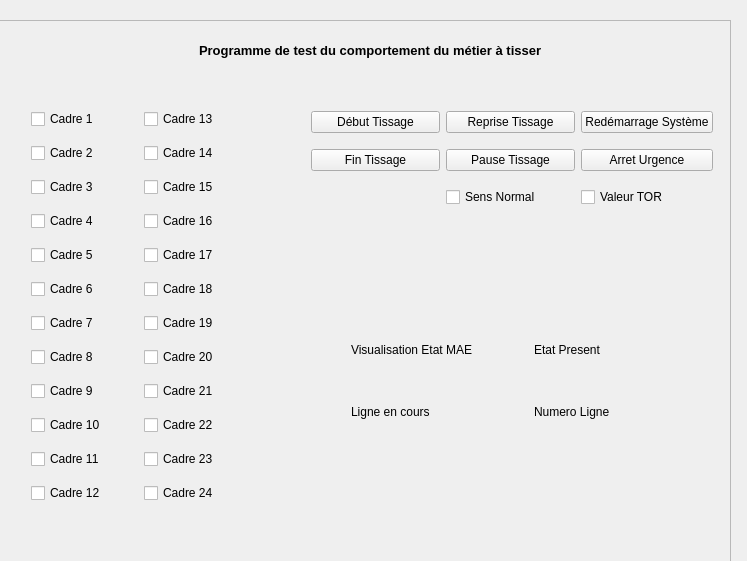
<?xml version="1.0" encoding="UTF-8"?>
<ui version="4.0">
 <class>ProtoInterface</class>
 <widget class="QMainWindow" name="ProtoInterface">
  <property name="geometry">
   <rect>
    <x>0</x>
    <y>0</y>
    <width>747</width>
    <height>561</height>
   </rect>
  </property>
  <property name="windowTitle">
   <string>MainWindow</string>
  </property>
  <widget class="QWidget" name="centralWidget">
   <widget class="QFrame" name="fenetreConteneur">
    <property name="geometry">
     <rect>
      <x>-20</x>
      <y>20</y>
      <width>751</width>
      <height>551</height>
     </rect>
    </property>
    <property name="frameShape">
     <enum>QFrame::StyledPanel</enum>
    </property>
    <property name="frameShadow">
     <enum>QFrame::Raised</enum>
    </property>
    <widget class="QWidget" name="gridLayoutWidget">
     <property name="geometry">
      <rect>
       <x>40</x>
       <y>70</y>
       <width>241</width>
       <height>434</height>
      </rect>
     </property>
     <layout class="QGridLayout" name="grilleCmdeAimants1">
      <item row="3" column="0">
       <widget class="QCheckBox" name="cmdE_4">
        <property name="text">
         <string>Cadre 4</string>
        </property>
        <property name="checkable">
         <bool>true</bool>
        </property>
       </widget>
      </item>
      <item row="10" column="1">
       <widget class="QCheckBox" name="cmdE_23">
        <property name="text">
         <string>Cadre 23</string>
        </property>
        <property name="checkable">
         <bool>true</bool>
        </property>
       </widget>
      </item>
      <item row="8" column="0">
       <widget class="QCheckBox" name="cmdE_9">
        <property name="text">
         <string>Cadre 9</string>
        </property>
        <property name="checkable">
         <bool>true</bool>
        </property>
       </widget>
      </item>
      <item row="9" column="0">
       <widget class="QCheckBox" name="cmdE_10">
        <property name="text">
         <string>Cadre 10</string>
        </property>
        <property name="checkable">
         <bool>true</bool>
        </property>
       </widget>
      </item>
      <item row="7" column="0">
       <widget class="QCheckBox" name="cmdE_8">
        <property name="text">
         <string>Cadre 8</string>
        </property>
        <property name="checkable">
         <bool>true</bool>
        </property>
       </widget>
      </item>
      <item row="6" column="0">
       <widget class="QCheckBox" name="cmdE_7">
        <property name="text">
         <string>Cadre 7</string>
        </property>
        <property name="checkable">
         <bool>true</bool>
        </property>
       </widget>
      </item>
      <item row="5" column="0">
       <widget class="QCheckBox" name="cmdE_6">
        <property name="text">
         <string>Cadre 6</string>
        </property>
        <property name="checkable">
         <bool>true</bool>
        </property>
       </widget>
      </item>
      <item row="4" column="0">
       <widget class="QCheckBox" name="cmdE_5">
        <property name="text">
         <string>Cadre 5</string>
        </property>
        <property name="checkable">
         <bool>true</bool>
        </property>
       </widget>
      </item>
      <item row="10" column="0">
       <widget class="QCheckBox" name="cmdE_11">
        <property name="text">
         <string>Cadre 11</string>
        </property>
        <property name="checkable">
         <bool>true</bool>
        </property>
       </widget>
      </item>
      <item row="11" column="0">
       <widget class="QCheckBox" name="cmdE_12">
        <property name="text">
         <string>Cadre 12</string>
        </property>
        <property name="checkable">
         <bool>true</bool>
        </property>
       </widget>
      </item>
      <item row="2" column="0">
       <widget class="QCheckBox" name="cmdE_3">
        <property name="text">
         <string>Cadre 3</string>
        </property>
        <property name="checkable">
         <bool>true</bool>
        </property>
       </widget>
      </item>
      <item row="1" column="0">
       <widget class="QCheckBox" name="cmdE_2">
        <property name="text">
         <string>Cadre 2</string>
        </property>
        <property name="checkable">
         <bool>true</bool>
        </property>
       </widget>
      </item>
      <item row="11" column="1">
       <widget class="QCheckBox" name="cmdE_24">
        <property name="text">
         <string>Cadre 24</string>
        </property>
        <property name="checkable">
         <bool>true</bool>
        </property>
       </widget>
      </item>
      <item row="9" column="1">
       <widget class="QCheckBox" name="cmdE_22">
        <property name="text">
         <string>Cadre 22</string>
        </property>
        <property name="checkable">
         <bool>true</bool>
        </property>
       </widget>
      </item>
      <item row="8" column="1">
       <widget class="QCheckBox" name="cmdE_21">
        <property name="text">
         <string>Cadre 21</string>
        </property>
        <property name="checkable">
         <bool>true</bool>
        </property>
       </widget>
      </item>
      <item row="7" column="1">
       <widget class="QCheckBox" name="cmdE_20">
        <property name="text">
         <string>Cadre 20</string>
        </property>
        <property name="checkable">
         <bool>true</bool>
        </property>
       </widget>
      </item>
      <item row="6" column="1">
       <widget class="QCheckBox" name="cmdE_19">
        <property name="text">
         <string>Cadre 19</string>
        </property>
        <property name="checkable">
         <bool>true</bool>
        </property>
       </widget>
      </item>
      <item row="5" column="1">
       <widget class="QCheckBox" name="cmdE_18">
        <property name="text">
         <string>Cadre 18</string>
        </property>
        <property name="checkable">
         <bool>true</bool>
        </property>
       </widget>
      </item>
      <item row="4" column="1">
       <widget class="QCheckBox" name="cmdE_17">
        <property name="text">
         <string>Cadre 17</string>
        </property>
        <property name="checkable">
         <bool>true</bool>
        </property>
       </widget>
      </item>
      <item row="3" column="1">
       <widget class="QCheckBox" name="cmdE_16">
        <property name="text">
         <string>Cadre 16</string>
        </property>
        <property name="checkable">
         <bool>true</bool>
        </property>
       </widget>
      </item>
      <item row="2" column="1">
       <widget class="QCheckBox" name="cmdE_15">
        <property name="text">
         <string>Cadre 15</string>
        </property>
        <property name="checkable">
         <bool>true</bool>
        </property>
       </widget>
      </item>
      <item row="1" column="1">
       <widget class="QCheckBox" name="cmdE_14">
        <property name="text">
         <string>Cadre 14</string>
        </property>
        <property name="checkable">
         <bool>true</bool>
        </property>
       </widget>
      </item>
      <item row="0" column="1">
       <widget class="QCheckBox" name="cmdE_13">
        <property name="text">
         <string>Cadre 13</string>
        </property>
        <property name="checkable">
         <bool>true</bool>
        </property>
       </widget>
      </item>
      <item row="0" column="0">
       <widget class="QCheckBox" name="cmdE_1">
        <property name="text">
         <string>Cadre 1</string>
        </property>
        <property name="checkable">
         <bool>true</bool>
        </property>
       </widget>
      </item>
     </layout>
    </widget>
    <widget class="QWidget" name="horizontalLayoutWidget">
     <property name="geometry">
      <rect>
       <x>30</x>
       <y>10</y>
       <width>721</width>
       <height>41</height>
      </rect>
     </property>
     <layout class="QHBoxLayout" name="grilleTitre">
      <item>
       <spacer name="horizontalSpacer">
        <property name="orientation">
         <enum>Qt::Horizontal</enum>
        </property>
        <property name="sizeHint" stdset="0">
         <size>
          <width>40</width>
          <height>20</height>
         </size>
        </property>
       </spacer>
      </item>
      <item>
       <widget class="QLabel" name="lTitre">
        <property name="font">
         <font>
          <pointsize>10</pointsize>
          <weight>75</weight>
          <bold>true</bold>
         </font>
        </property>
        <property name="text">
         <string>Programme de test du comportement du métier à tisser</string>
        </property>
       </widget>
      </item>
      <item>
       <spacer name="horizontalSpacer_2">
        <property name="orientation">
         <enum>Qt::Horizontal</enum>
        </property>
        <property name="sizeHint" stdset="0">
         <size>
          <width>40</width>
          <height>20</height>
         </size>
        </property>
       </spacer>
      </item>
     </layout>
    </widget>
    <widget class="QWidget" name="gridLayoutWidget_5">
     <property name="geometry">
      <rect>
       <x>320</x>
       <y>70</y>
       <width>424</width>
       <height>141</height>
      </rect>
     </property>
     <layout class="QGridLayout" name="grilleActions_2">
      <item row="2" column="1">
       <widget class="QCheckBox" name="cSensNormal">
        <property name="text">
         <string>Sens Normal</string>
        </property>
       </widget>
      </item>
      <item row="1" column="0">
       <widget class="QPushButton" name="bFin">
        <property name="text">
         <string>Fin Tissage</string>
        </property>
       </widget>
      </item>
      <item row="2" column="2">
       <widget class="QCheckBox" name="bTOR">
        <property name="text">
         <string>Valeur TOR</string>
        </property>
       </widget>
      </item>
      <item row="0" column="0">
       <widget class="QPushButton" name="bDebut">
        <property name="text">
         <string>Début Tissage</string>
        </property>
       </widget>
      </item>
      <item row="1" column="1">
       <layout class="QGridLayout" name="gridLayout_5">
        <item row="0" column="0">
         <widget class="QPushButton" name="bPause">
          <property name="text">
           <string>Pause Tissage</string>
          </property>
         </widget>
        </item>
       </layout>
      </item>
      <item row="0" column="2">
       <widget class="QPushButton" name="bRetourSysteme">
        <property name="text">
         <string>Redémarrage Système</string>
        </property>
       </widget>
      </item>
      <item row="1" column="2">
       <widget class="QPushButton" name="bUrgence">
        <property name="text">
         <string>Arret Urgence</string>
        </property>
       </widget>
      </item>
      <item row="0" column="1">
       <widget class="QPushButton" name="bReprise">
        <property name="text">
         <string>Reprise Tissage</string>
        </property>
       </widget>
      </item>
     </layout>
     <zorder>cSensNormal</zorder>
     <zorder>bFin</zorder>
     <zorder>bTOR</zorder>
     <zorder>bRetourSysteme</zorder>
     <zorder>bUrgence</zorder>
     <zorder>bReprise</zorder>
     <zorder>bDebut</zorder>
    </widget>
    <widget class="QWidget" name="gridLayoutWidget_6">
     <property name="geometry">
      <rect>
       <x>360</x>
       <y>290</y>
       <width>381</width>
       <height>141</height>
      </rect>
     </property>
     <layout class="QGridLayout" name="grilleActions_3">
      <item row="1" column="0">
       <layout class="QGridLayout" name="gridLayout_6">
        <item row="0" column="0">
         <widget class="QLabel" name="lTitreNbLignes">
          <property name="text">
           <string>Ligne en cours</string>
          </property>
         </widget>
        </item>
       </layout>
      </item>
      <item row="0" column="0">
       <widget class="QLabel" name="lTitreVisuEtatMAE">
        <property name="text">
         <string>Visualisation Etat MAE</string>
        </property>
       </widget>
      </item>
      <item row="0" column="1">
       <widget class="QLabel" name="lVisuEtatMAE">
        <property name="text">
         <string>Etat Present</string>
        </property>
       </widget>
      </item>
      <item row="1" column="1">
       <widget class="QLabel" name="lNbLignes">
        <property name="text">
         <string>Numero Ligne</string>
        </property>
       </widget>
      </item>
     </layout>
    </widget>
   </widget>
  </widget>
 </widget>
 <layoutdefault spacing="6" margin="11"/>
 <tabstops>
  <tabstop>cmdE_1</tabstop>
  <tabstop>cmdE_2</tabstop>
  <tabstop>cmdE_3</tabstop>
  <tabstop>cmdE_4</tabstop>
  <tabstop>cmdE_5</tabstop>
  <tabstop>cmdE_6</tabstop>
  <tabstop>cmdE_7</tabstop>
  <tabstop>cmdE_8</tabstop>
  <tabstop>cmdE_9</tabstop>
  <tabstop>cmdE_10</tabstop>
  <tabstop>cmdE_11</tabstop>
  <tabstop>cmdE_12</tabstop>
  <tabstop>cmdE_13</tabstop>
  <tabstop>cmdE_14</tabstop>
  <tabstop>cmdE_15</tabstop>
  <tabstop>cmdE_16</tabstop>
  <tabstop>cmdE_17</tabstop>
  <tabstop>cmdE_18</tabstop>
  <tabstop>cmdE_19</tabstop>
  <tabstop>cmdE_20</tabstop>
  <tabstop>cmdE_21</tabstop>
  <tabstop>cmdE_22</tabstop>
  <tabstop>cmdE_23</tabstop>
  <tabstop>cmdE_24</tabstop>
 </tabstops>
 <resources/>
 <connections/>
</ui>
